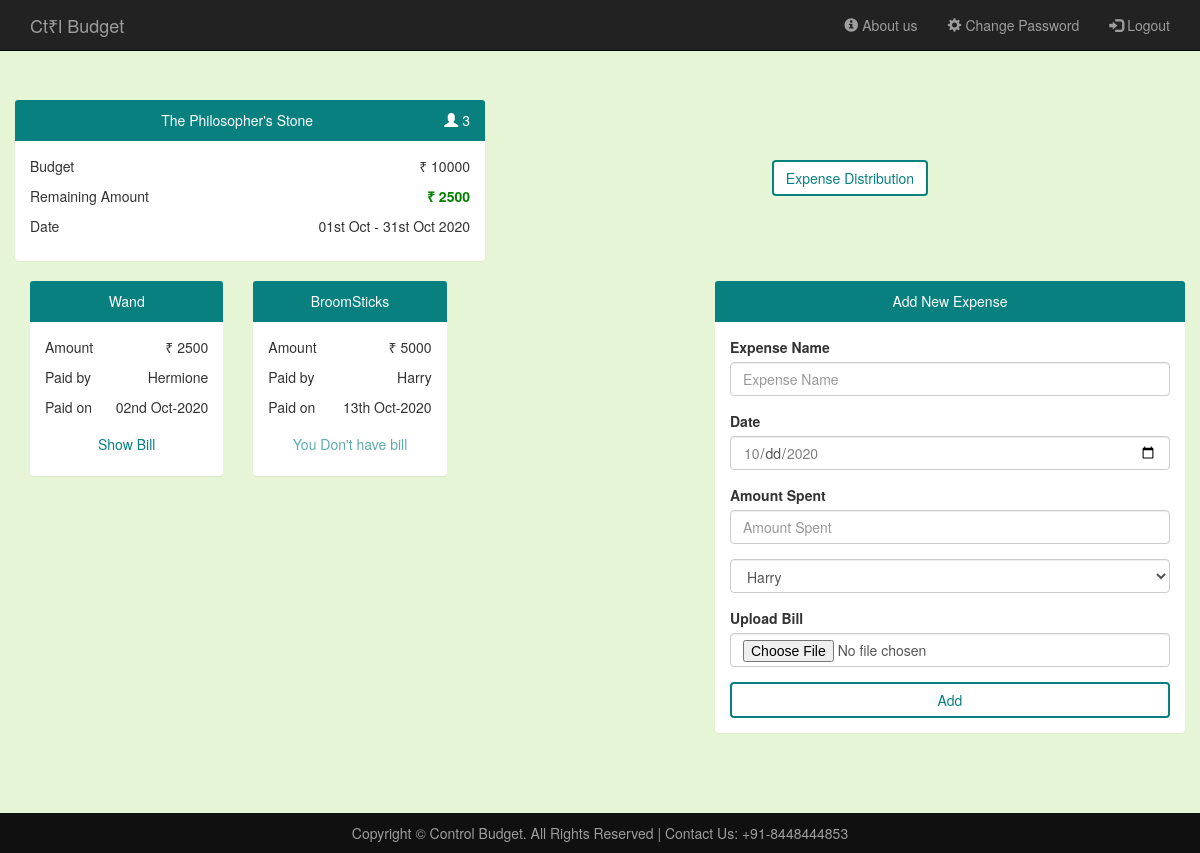
Page /view_plan.php?id=2 (signed in) on the committed database.
### tables this page shows
CREATE TABLE IF NOT EXISTS `plans` (
  `id` int(11) NOT NULL AUTO_INCREMENT,
  `user_id` int(11) DEFAULT NULL,
  `title` varchar(255) DEFAULT NULL,
  `from_date` date DEFAULT NULL,
  `to_date` date DEFAULT NULL,
  `initial_budget` varchar(255) DEFAULT NULL,
  `remaining_amount` varchar(255) NOT NULL,
  `no_of_people` varchar(255) DEFAULT NULL,
  PRIMARY KEY (`id`),
  KEY `user_id` (`user_id`)
);

CREATE TABLE IF NOT EXISTS `expenses` (
  `id` int(11) NOT NULL AUTO_INCREMENT,
  `plan_id` int(11) NOT NULL,
  `expense_name` varchar(255) DEFAULT NULL,
  `date` date DEFAULT NULL,
  `amount_spent` bigint(100) DEFAULT NULL,
  `person_name` varchar(255) DEFAULT NULL,
  `bill_path` varchar(255) DEFAULT NULL,
  PRIMARY KEY (`id`),
  KEY `plan_id` (`plan_id`)
);

### view_plan.php (the view, shortened to what this page needs)
<?php
    include './includes/common.php';
    $plan_id=$_GET['id'];
    $get_plan_query = "SELECT * FROM plans WHERE id='$plan_id'";
    $get_persons_query = "SELECT * FROM persons WHERE plan_id = '$plan_id'";
    $get_plan_result = mysqli_query($con, $get_plan_query);
    $get_persons_result = mysqli_query($con, $get_persons_query) or die(mysqli_error($con));
    $plan = mysqli_fetch_array($get_plan_result);
    $color="";$ra = $plan['remaining_amount'];
    if($ra>0){
        $color = "green";
        $ra = "&#8377 ".$ra;
    }else if($ra<0){
        $color = "red";
        $ra = "Overspent by &#8377 ".(-1)*$ra;
    }
    function after_date($d){
        if($d%10==1) return "st";
        elseif ($d==2 || $d==22) return "nd";
        elseif($d==3 || $d==23) return "rd";
        else return "th";
    }
    $date = date("d", strtotime($plan['from_date'])).after_date(date("d", strtotime($plan['from_date'])))." ".date("M", strtotime($plan['from_date']))." - ".date("d", strtotime($plan['to_date'])).after_date(date("d", strtotime($plan['to_date'])))." ".date("M", strtotime($plan['to_date']))." ".date("Y", strtotime($plan['to_date']));
    $get_expenses_query = "SELECT * FROM expenses WHERE plan_id='$plan_id'";
    $get_expenses_result = mysqli_query($con, $get_expenses_query) or die(mysqli_error($con));
?>
<!DOCTYPE html>
<html lang="en">
<head>
    <?php
        include './includes/bootstrap.php';
    ?>
    <link rel="stylesheet" href="css/style.css" />
</head>
<body>
    <?php
        include './includes/header.php';
    ?>
    <div class="container offset">
        <div class="row">
            <div class="col-xs-10 col-xs-offset-1 col-sm-5 col-sm-offset-0 ">
                <div class="panel">
                    <div class="panel-heading panel-my-bgcolor">
                        <div class="user">
                            <div class="title"><?php echo $plan['title'] ?></div>
                            <div class="icon">
                                <div class="glyphicon glyphicon-user"></div>
                                <span><?php echo $plan['no_of_people']?></span>
                            </div>
                        </div>
                    </div>
                    <div class="panel-body">
                        <p>Budget <span class="float-r">&#8377 <?php echo $plan['initial_budget']?></span></p>
                        <p>Remaining Amount <span class="float-r <?php echo $color ?>"><b><?php echo $ra;?></b></span></p>
                        <p>Date <span class="float-r"><?php echo $date;?></span></p>
                    </div>
                </div>
            </div>
            <div class="col-xs-6 col-xs-offset-3 col-sm-3 col-sm-offset-2" style="margin-top: 6rem;margin-bottom: 6rem">
                <center><a href=<?php echo "./expense_distribution.php?id=".$plan_id;?> class="btn btn-my"> Expense Distribution</a></center>
            </div>
        </div>
        <div class="row">
            <div class="col-xs-10 col-xs-offset-1 col-sm-7 col-sm-offset-0">
                <?php
                    while($expense = mysqli_fetch_array($get_expenses_result)){
                        $e_date = date("d", strtotime($expense['date'])).after_date(date("d", strtotime($expense['date'])))." ".date("M", strtotime($expense['date']))."-".date("Y", strtotime($expense['date']));
                ?>
                <div class="col-xs-12 col-sm-6 col-lg-4">
                    <div class="panel">
                        <div class="panel-heading panel-my-bgcolor">
                            <center><?php echo $expense['expense_name']?></center>
                        </div>
                        <div class="panel-body">
                            <p>Amount <span class="float-r">&#8377 <?php echo $expense['amount_spent']?></span></p>
                            <p>Paid by<span class="float-r"><?php echo $expense['person_name']?></span></p>
                            <p>Paid on <span class="float-r"><?php echo $e_date;?></span></p>
                            <?php
                                if($expense['bill_path']){
                            ?>
                            <center><a href=<?php echo "./".$expense['bill_path']?> class="btn btn-my-link">Show Bill</a></center>
                            <?php
                                }else{
                                ?>
                            <center><a  disabled class="btn btn-my-link">You Don't have bill</a></center>
                            <?php
                                }
                                ?>
                        </div>
                    </div>
                </div>
                <?php
                    }
                    ?>
            </div>
            <div class="col-xs-10 col-xs-offset-1 col-sm-5 col-sm-offset-0">
                <div class="panel">
                    <div class="panel-heading panel-my-bgcolor">
                        <center>Add New Expense</center>
                    </div>
                    <div class="panel-body">
                        <form action=<?php echo "./create_new_expense.php?id=".$plan_id;?> method="POST"  enctype="multipart/form-data">
                            <div class="form-group">
                                <label for="name">Expense Name</label>
                                <input type="text" class="form-control" placeholder="Expense Name" id="name" required name="name"/>
                            </div>
                            <div class="form-group">
                                <label for="date">Date</label>
                                <input type="date" class="form-control" id="date" min=<?php echo $plan['from_date']?> max=<?php echo $plan['to_date']?> required name="paid_date"/>
                            </div>
                            <div class="form-group">
                                <label for="amount">Amount Spent</label>
                                <input type="number" class="form-control" placeholder="Amount Spent" id="amount"
                                       required name="amount" min="1"/>
                            </div>
                            <div class="form-group">
                                <select class="form-control" name="person" >
                                    <?php
                                        while($person = mysqli_fetch_array($get_persons_result)){
                                    ?>
                                    <option value=<?php echo $person['name']?>><?php echo $person['name']?></option>
                                    <?php
                                        }
                                        ?>
                                </select>
                            </div>
                            <div class="form-group">
                                <label for="file">Upload Bill</label>
                                <input type="file" class="form-control" placeholder="Amount Spent" id= "file" name= "uploadedimage"/>
                            </div>
                            <button class="btn btn-my btn-block">Add</button>
                        </form>
                    </div>
                </div>
            </div>
        </div>
    </div>
    <?php
        include './includes/footer.php';
    ?>
</body>
</html>

### includes/bootstrap.php (shortened to what this page needs)
<link rel="stylesheet" href="https://maxcdn.bootstrapcdn.com/bootstrap/3.3.7/css/bootstrap.min.css" />

### includes/header.php (shortened to what this page needs)
<div class="navbar navbar-inverse navbar-fixed-top">
    <div class="container">
      <div class="navbar-header">
        <a href="index.php" class="navbar-brand">Ct&#8377l Budget</a>
      </div>
      <div class="collapse navbar-collapse" id="myNavbar">
        <ul class="nav navbar-nav navbar-right">
          <li>
            <a href="about_us.php">
              <div class="glyphicon glyphicon-info-sign"></div>
              About us
            </a>
          </li>
          <?php
            if(isset($_SESSION['email'])){
                ?>
          <li>
            <a href="change_password.php">
              <div class="glyphicon glyphicon-cog"></div>
              Change Password
            </a>
          </li>
          <li>
            <a href="logout_script.php">
              <div class="glyphicon glyphicon-log-in"></div>
              Logout
            </a>
          </li>
          <?php
            }
            ?>
        </ul>
      </div>
    </div>
  </div>

### includes/footer.php
<footer>
  <div class="container">
    <center> Copyright © Control Budget. All Rights Reserved | Contact Us: +91-8448444853</center>
  </div>
</footer>

### css/style.css (style rules this page uses)
body { background-color: rgb(230, 245, 214); min-height: 100vh; position: relative; }
footer { position: absolute; padding: 10px 0; background-color: #101010; color: #9d9d9d; bottom: 0; width: 100%; }
.offset { position: relative; padding: 100px 0; }
.float-r { float: right; }
.user { width: 100%; text-align: center; }
.title { display: inline-block; }
.icon { float: right; }
.green { color: green; }
.btn-my-link { color: rgb(8, 128, 128); }
.panel-my-bgcolor { background-color: rgb(8, 128, 128); color: #fff; }
.panel { border: none; }
.btn-my { border: 2px solid rgb(8, 128, 128); color: rgb(8, 128, 128); background-color: #fff; }

### rows in the picture
plans: title "The Philosopher's Stone", no_of_people "3", initial_budget "10000", date "01st Oct - 31st Oct 2020"
expenses: expense_name "Wand", amount_spent "2500", person_name "Hermione", date "02nd Oct-2020"
expenses: expense_name "BroomSticks", amount_spent "5000", person_name "Harry", date "13th Oct-2020", shows "You Don't have bill"

### other values in the picture
$ra "₹ 2500"
form field person "Harry"
